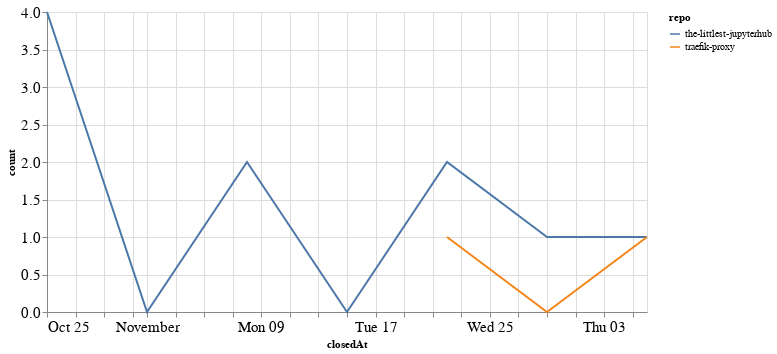

Notebook code for this chart:
### Code cell
closed_by_time = closed_by.groupby('repo').resample('W', on='closedAt').count()['author'].reset_index()
closed_by_time = closed_by_time.rename(columns={'author': 'count'})

alt.Chart(closed_by_time, width=600).mark_line().encode(
    x='closedAt',
    y='count',
    color='repo',
    tooltip="repo"
)

### Figure 1 — Vega-Lite specification as saved in the notebook (floating-point values rounded to 4 significant figures)
{"config": {"axisLeft": {"labelFontSize": 15}, "axisBottom": {"labelFontSize": 15}}, "data": {"name": "data-0aa35efd23cd6164f751132e20e92e42"}, "mark": "line", "encoding": {"color": {"type": "nominal", "field": "repo"}, "tooltip": {"type": "nominal", "field": "repo"}, "x": {"type": "temporal", "field": "closedAt"}, "y": {"type": "quantitative", "field": "count"}}, "width": 600, "$schema": "https://vega.github.io/schema/vega-lite/v4.8.1.json", "datasets": {"data-0aa35efd23cd6164f751132e20e92e42": [{"repo": "the-littlest-jupyterhub", "closedAt": "2020-10-25T00:00:00", "count": 4}, {"repo": "the-littlest-jupyterhub", "closedAt": "2020-11-01T00:00:00", "count": 0}, {"repo": "the-littlest-jupyterhub", "closedAt": "2020-11-08T00:00:00", "count": 2}, {"repo": "the-littlest-jupyterhub", "closedAt": "2020-11-15T00:00:00", "count": 0}, {"repo": "the-littlest-jupyterhub", "closedAt": "2020-11-22T00:00:00", "count": 2}, {"repo": "the-littlest-jupyterhub", "closedAt": "2020-11-29T00:00:00", "count": 1}, {"repo": "the-littlest-jupyterhub", "closedAt": "2020-12-06T00:00:00", "count": 1}, {"repo": "traefik-proxy", "closedAt": "2020-11-22T00:00:00", "count": 1}, {"repo": "traefik-proxy", "closedAt": "2020-11-29T00:00:00", "count": 0}, {"repo": "traefik-proxy", "closedAt": "2020-12-06T00:00:00", "count": 1}]}}
